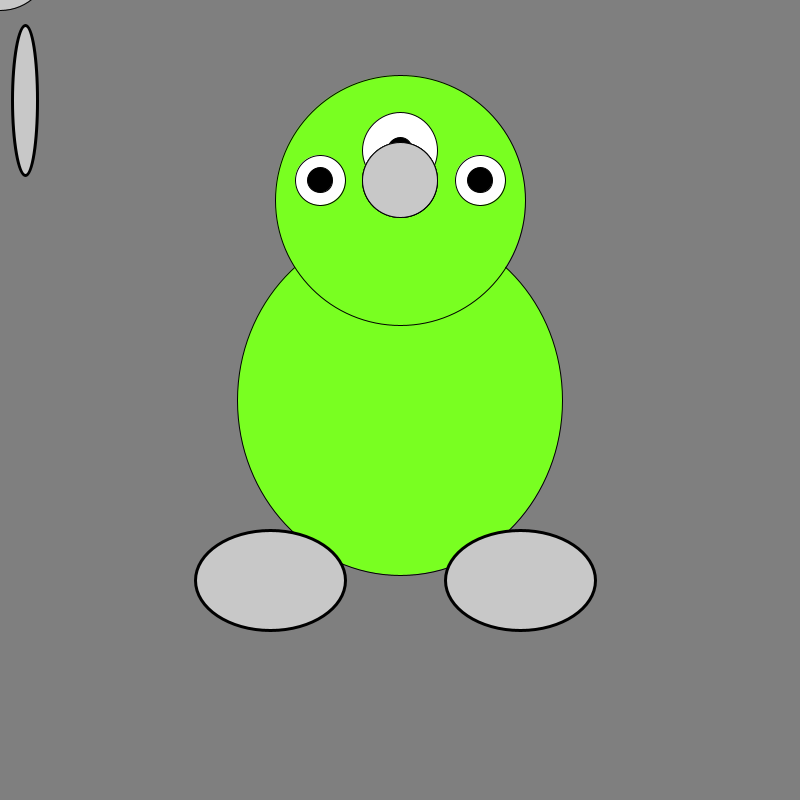
Frame 1 (no input)
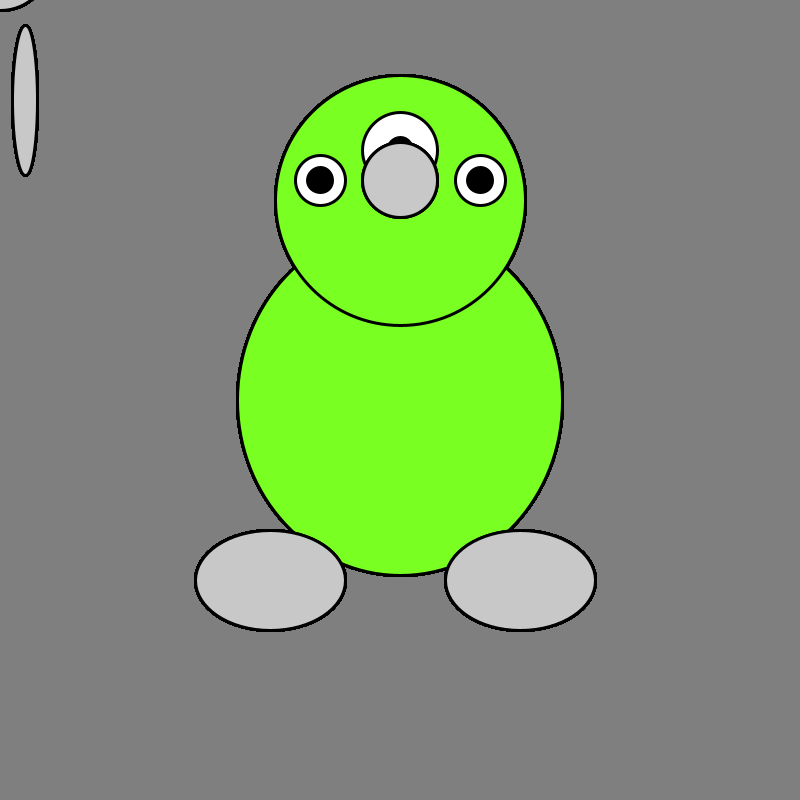
Frame 60 (the mouse pressed at the canvas centre just before this capture)
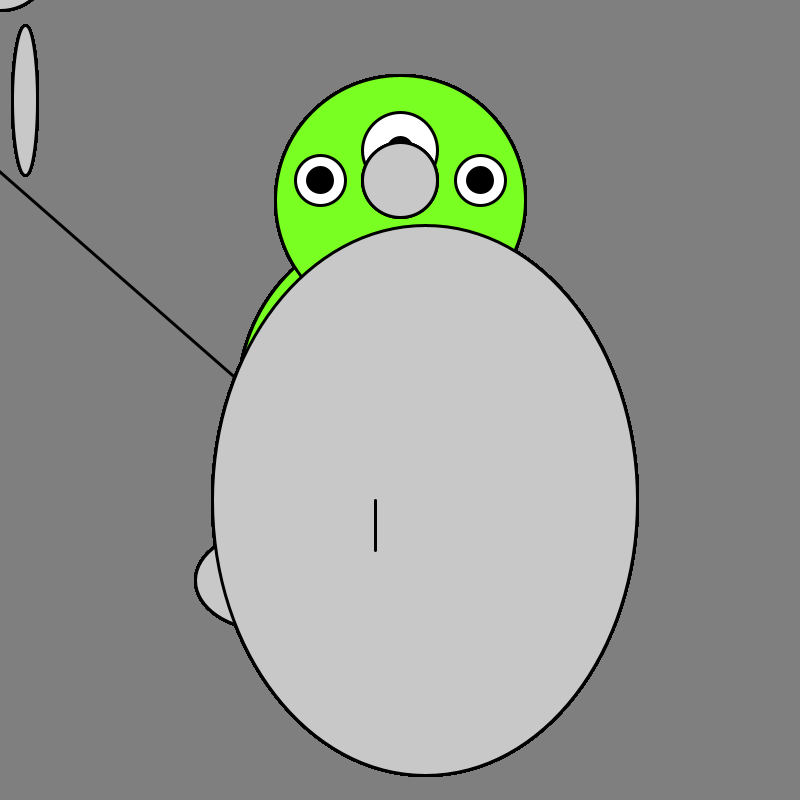
Frame 120 (the mouse held since frame 60 and released just before this capture)

The Processing sketch that drew these frames (run headless with seeded random() and noise(); from frame 60 on, the mouse is pressed at the canvas centre):

// Processing sketch: hw_exercise_Escalante
// ── hw_exercise_Escalante.pde
monster head;

void setup() {
  size(800, 800);
  background(127);
  head = new monster();
}


void draw() {
  
  fill(121, 259, 33);
  ellipse(400, 400, 325, 350); //body
  ellipse(400, 200, 250, 250); //head
  ellipse(270, 580, 150, 100); //left foot
  ellipse(520, 580, 150, 100); //right foot
  fill(255);
  ellipse(400, 150, 75, 75); //eye
  ellipse(480, 180, 50, 50);
  ellipse(320, 180, 50, 50);
  fill(0);
  ellipse(320, 180, 25, 25);
  ellipse(480, 180, 25, 25);
  ellipse(400, 150, 25, 25); 
 
  
  head.eyes();
   fill(200);
  ellipse(mouseX, mouseY-40, 100, 100);    //200, 210, 100, 100 head
ellipse(400, 180, 75, 75);


ellipse(400, 180, 75, 75); //eye



strokeWeight(3);

 ellipse(270, 580, 150, 100); //left foot
  ellipse(520, 580, 150, 100); //right foot
  ellipse(mouseX+25, mouseY+100, pmouseX+25, pmouseY+150);      //225, 350, 225, 380
  line(mouseX-25, mouseY+100, pmouseX-25, pmouseY+150);      //185, 350, 185, 380





  if (keyPressed) {
    if (key=='e') {
      fill(28, 61, 113);
      ellipse(400, 180, 75, 75); //eye blink
    }
  }

  
  
}

// ── Monster.pde

class monster { 

  monster(){
    
  }



  void update() {
  }

  void eyes() {
  ellipse(400, 180, 75, 75);
  }
}
